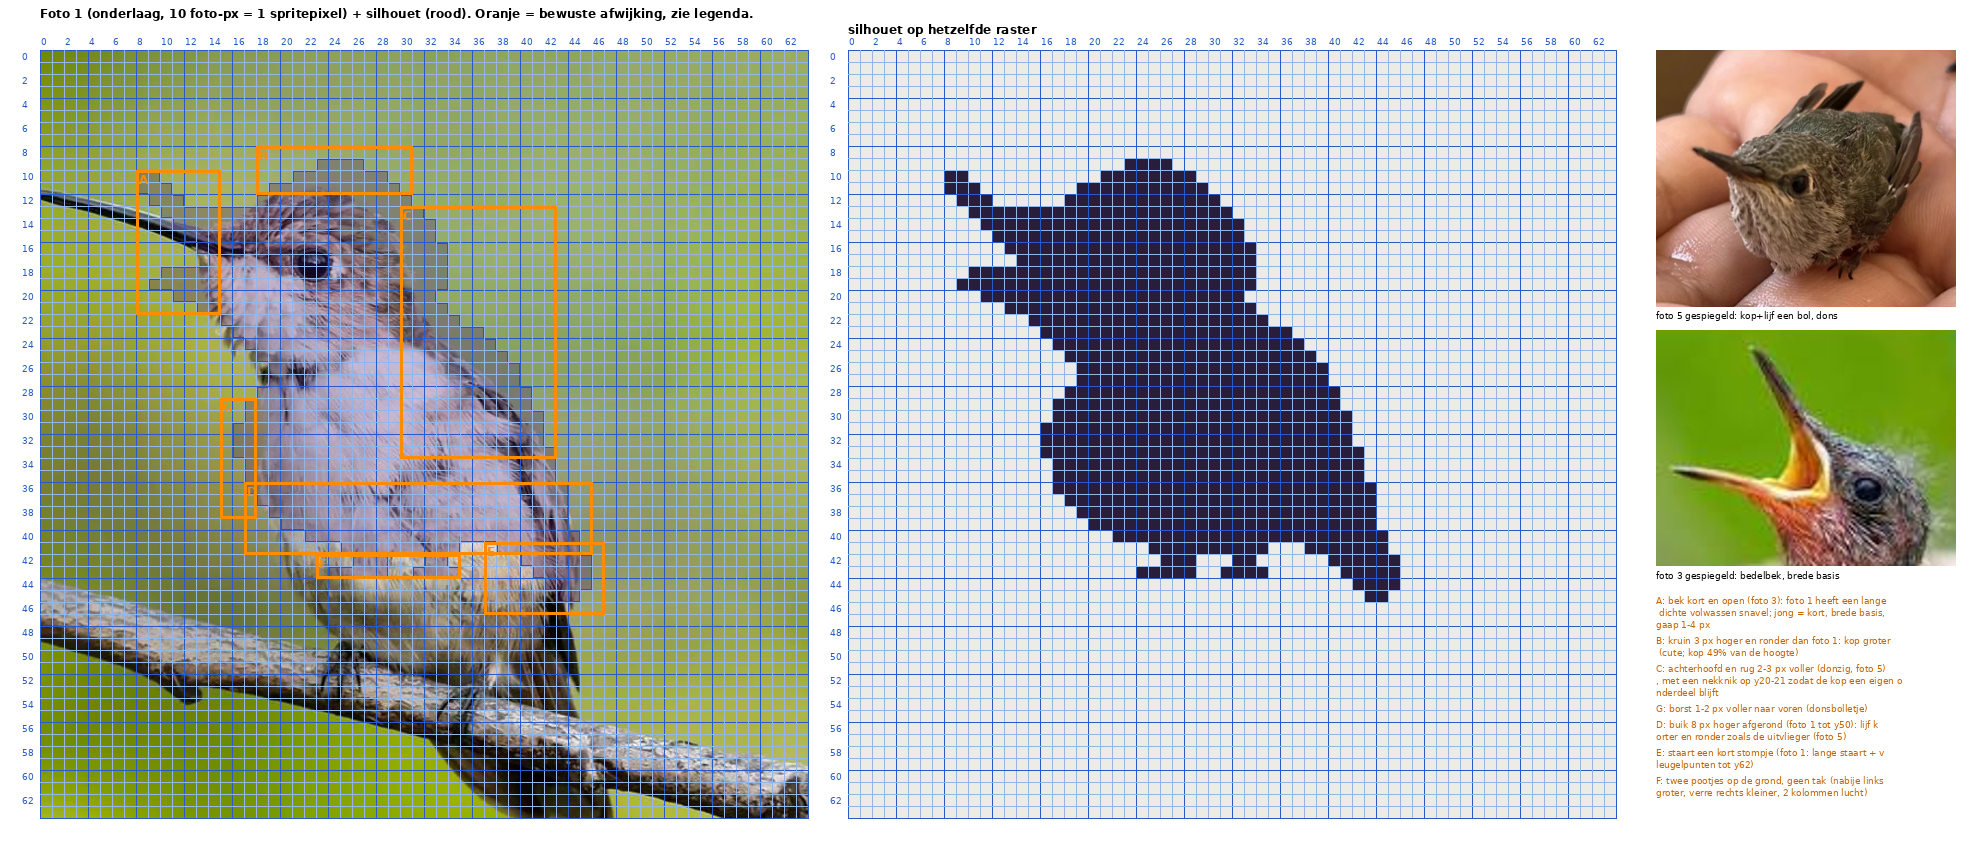

Write the Python code that produced this figure.
"""Overtrekvel (Coathief-methode): foto 1 als onderlaag op het 64-raster met spritecoördinaten, het silhouet erover
(halfdoorzichtig + rode omtrek) en de zones waar bewust van de foto is afgeweken. Ernaast foto 5 (gespiegeld) en foto 3
(bek, gespiegeld) op dezelfde kopgrootte, en het silhouet los op hetzelfde raster.
Gebruik: python3 overtrekvel.py [uit.png]"""
import sys
from PIL import Image, ImageDraw, ImageFont
REF = '../../referenties/'
S, X0, Y0, Z = 10.0, 238, 46, 12          # foto 1: 10 foto-px per spritepixel; kop van de foto = kop van het silhouet
F = ImageFont.truetype('/usr/share/fonts/truetype/dejavu/DejaVuSans.ttf', 9)
FB = ImageFont.truetype('/usr/share/fonts/truetype/dejavu/DejaVuSans-Bold.ttf', 12)
# zones: (x0, y0, x1, y1, label) in spritecoördinaten
ZONES = [l.rstrip('\n').split(' ', 4) for l in open('zones.txt') if l.strip() and not l.startswith('#')]
rows = [l.rstrip('\n') for l in open('silhouet.txt')][:64]
M = [[c == '#' for c in r] for r in rows]

def grid(img, ox, oy, d, labels=True):
    for k in range(65):
        c = (40, 90, 200) if k % 4 == 0 else (150, 180, 230)
        d.line([(ox + k * Z, oy), (ox + k * Z, oy + 64 * Z)], fill=c); d.line([(ox, oy + k * Z), (ox + 64 * Z, oy + k * Z)], fill=c)
        if labels and k < 64 and k % 2 == 0:
            d.text((ox + k * Z + 1, oy - 14), str(k), fill=(40, 90, 200), font=F); d.text((ox - 18, oy + k * Z + 1), str(k), fill=(40, 90, 200), font=F)

def overlay(base):
    base = base.convert('RGBA'); ov = Image.new('RGBA', base.size); d = ImageDraw.Draw(ov)
    for y in range(64):
        for x in range(64):
            if M[y][x]:
                d.rectangle([x * Z, y * Z, x * Z + Z - 1, y * Z + Z - 1], fill=(60, 20, 120, 70))
                for dx, dy in ((1, 0), (-1, 0), (0, 1), (0, -1)):
                    nx, ny = x + dx, y + dy
                    if not (0 <= nx < 64 and 0 <= ny < 64 and M[ny][nx]):
                        if dx == 1: d.line([(x * Z + Z - 1, y * Z), (x * Z + Z - 1, y * Z + Z - 1)], fill=(230, 20, 20, 255), width=2)
                        if dx == -1: d.line([(x * Z, y * Z), (x * Z, y * Z + Z - 1)], fill=(230, 20, 20, 255), width=2)
                        if dy == 1: d.line([(x * Z, y * Z + Z - 1), (x * Z + Z - 1, y * Z + Z - 1)], fill=(230, 20, 20, 255), width=2)
                        if dy == -1: d.line([(x * Z, y * Z), (x * Z + Z - 1, y * Z)], fill=(230, 20, 20, 255), width=2)
    base.alpha_composite(ov); return base.convert('RGB')

f1 = Image.open(REF + 'jordi_1_zittend_jong.webp').convert('RGB')
u = f1.crop((X0, Y0, int(X0 + 64 * S), int(Y0 + 64 * S))).resize((64 * Z, 64 * Z), Image.LANCZOS)
W = 64 * Z
out = Image.new('RGB', (2 * W + 3 * 40 + 330, W + 90), 'white'); d = ImageDraw.Draw(out)
ox, oy = 40, 50
out.paste(overlay(u), (ox, oy)); grid(out, ox, oy, d)
for x0, y0, x1, y1, lab in ZONES:
    x0, y0, x1, y1 = map(int, (x0, y0, x1, y1))
    d.rectangle([ox + x0 * Z, oy + y0 * Z, ox + (x1 + 1) * Z, oy + (y1 + 1) * Z], outline=(255, 140, 0), width=3)
    d.text((ox + x0 * Z + 3, oy + y0 * Z + 2), lab.split(':')[0], fill=(255, 140, 0), font=FB)
d.text((ox, 6), 'Foto 1 (onderlaag, 10 foto-px = 1 spritepixel) + silhouet (rood). Oranje = bewuste afwijking, zie legenda.', fill='black', font=FB)
# silhouet los op raster
ox2 = ox + W + 40
s = Image.new('RGB', (W, W), (236, 236, 230)); ds = ImageDraw.Draw(s)
for y in range(64):
    for x in range(64):
        if M[y][x]: ds.rectangle([x * Z, y * Z, x * Z + Z - 1, y * Z + Z - 1], fill=(40, 30, 60))
out.paste(s, (ox2, oy)); grid(out, ox2, oy, d)
d.text((ox2, 6 + 16), 'silhouet op hetzelfde raster', fill='black', font=FB)
# rechterkolom: foto 5 (gespiegeld), foto 3 bek (gespiegeld), legenda
ox3 = ox2 + W + 40
f5 = Image.open(REF + 'jordi_5_uitvlieger_hand.webp').convert('RGB').crop((480, 760, 900, 1120)).transpose(Image.FLIP_LEFT_RIGHT).resize((300, 257))
f3 = Image.open(REF + 'jordi_3_nestjongen.png').convert('RGB').crop((60, 235, 200, 345)).transpose(Image.FLIP_LEFT_RIGHT).resize((300, 236))
out.paste(f5, (ox3, oy)); d.text((ox3, oy + 260), 'foto 5 gespiegeld: kop+lijf een bol, dons', fill='black', font=F)
out.paste(f3, (ox3, oy + 280)); d.text((ox3, oy + 520), 'foto 3 gespiegeld: bedelbek, brede basis', fill='black', font=F)
ty = oy + 545
for x0, y0, x1, y1, lab in ZONES:
    for i in range(0, len(lab), 52):
        d.text((ox3, ty), lab[i:i + 52], fill=(200, 100, 0), font=F); ty += 12
    ty += 4
out.save(sys.argv[1] if len(sys.argv) > 1 else 'overtrekvel.png')
